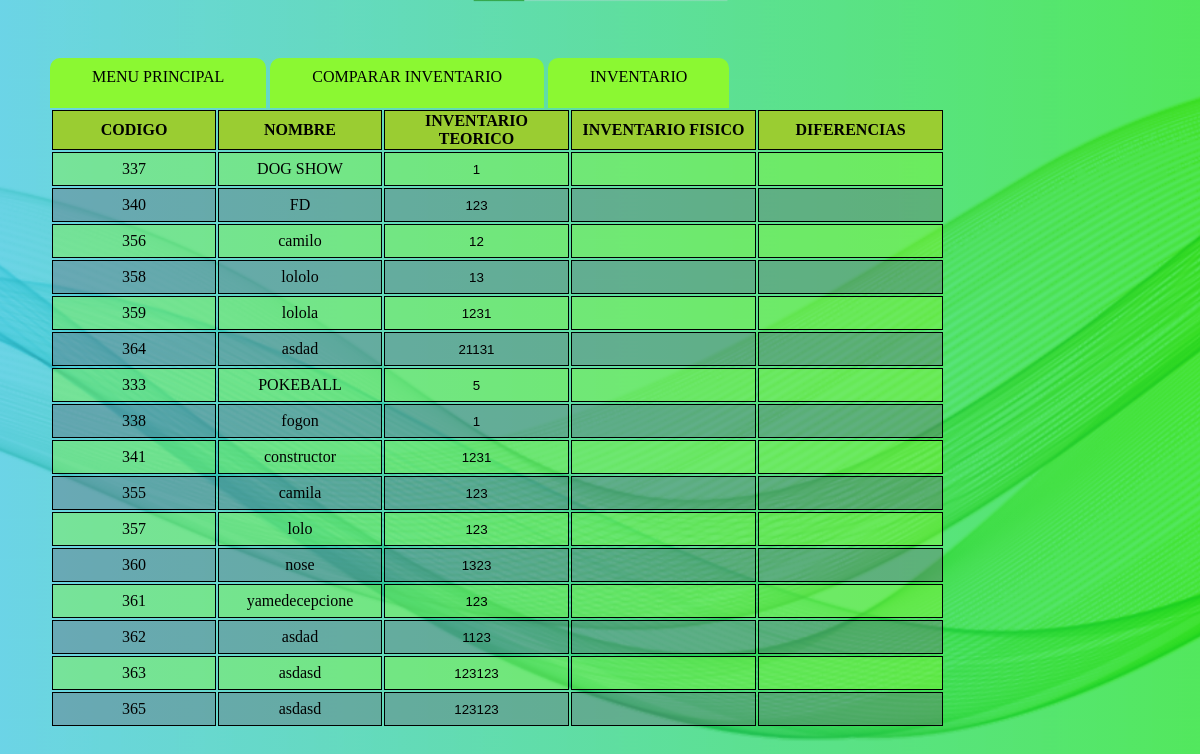
Before: /inventarioComparativo (signed in) with the older database file.
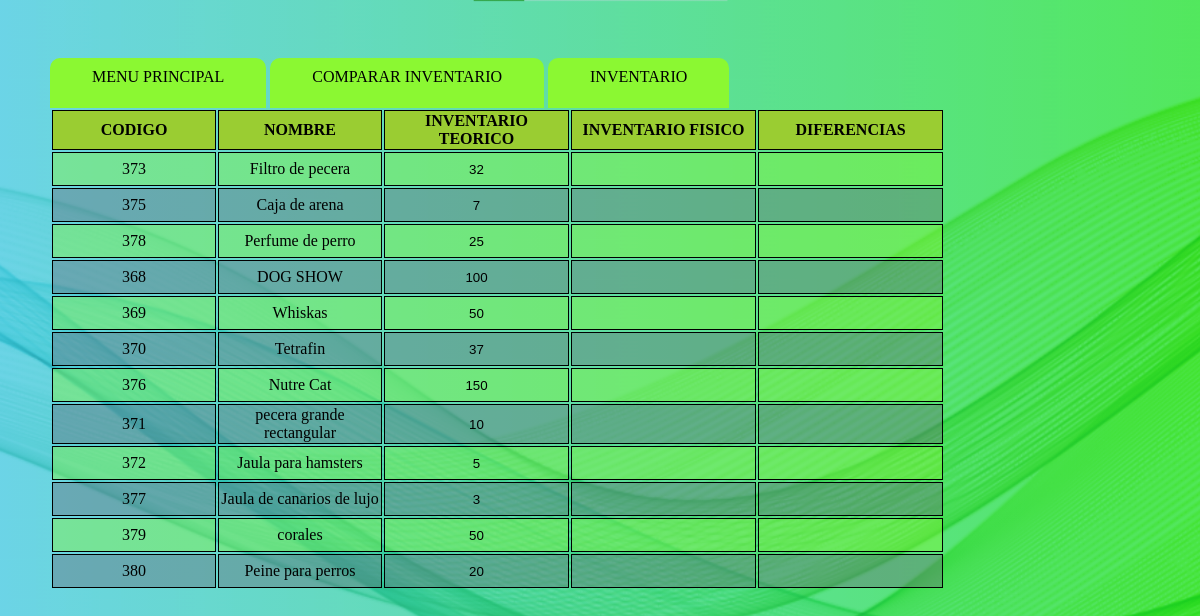
After: the same page with the newer database file.
### tables this page shows
CREATE TABLE IF NOT EXISTS `producto` (
  `Cod_Producto` int(4) NOT NULL AUTO_INCREMENT,
  `Nombre` varchar(100) NOT NULL,
  `Existencia` int(6) NOT NULL,
  `Precio` int(9) NOT NULL,
  `Descripcion` varchar(500) NOT NULL,
  `Imagen` longblob NOT NULL,
  `Cod_Categoria` int(10) NOT NULL,
  `Cod_Grupo` int(10) NOT NULL,
  PRIMARY KEY (`Cod_Producto`),
  KEY `Cod_Categoria` (`Cod_Categoria`),
  KEY `Cod_Grupo` (`Cod_Grupo`)
);

### index.php (called while the page is built, shortened)
<?php
    require_once "controller/producto.controller.php";
    require_once "model/conexion.php";
    require_once "model/dto/producto.dto.php";
    require_once "model/dao/producto.dao.php";
    $objPlantilla = new PlantillaController();
    $objPlantilla -> ctrPlantilla();
?>

### controller/producto.controller.php (called while the page is built, shortened)
<?php
    class ControllerProductos{
        public function ctrConsultarProducto(){
            $lista = false;
            try {
                $objDtoProducto = new Producto();
                $objDaoProducto = new ModeloProducto( $objDtoProducto );
                $lista = $objDaoProducto -> mdlConsultarProducto() -> fetchAll();
            } catch (PDOException $e) {
                echo "Error en el controlador ctrConsultarProducto : ".$e->getMessage();
            }
            return $lista;
        }
    }
?>

### model/dto/producto.dto.php (called while the page is built, shortened)
<?php
    class Producto{
        private $nombre;
        private $grupo;
        private $categoria;
        private $precio;
        private $descripcion;
        private $cantidad;
        private $imagen;
        private $codigo;
        public function getNombre(){
            return $this -> nombre;
        }
        public function getGrupo(){
            return $this -> grupo;
        }
        public function getCategoria(){
            return $this -> categoria;
        }
        public function getPrecio(){
            return $this -> precio;
        }
        public function getDescripcion(){
            return $this -> descripcion;
        }
        public function getCantidad(){
            return $this -> cantidad;
        }
        public function getImagen(){
            return $this -> imagen;
        }
        public function getCodigo(){
            return $this -> codigo;
        }
    }
?>

### model/conexion.php (called while the page is built, shortened)
<?php
    class Conexion{
        private $usuario;
        private $clave;
        private $url;
        private $charSet;
        private $con;
        public function __construct(){
            $this -> host = "localhost";
            $this -> driver = "mysql";
            $this -> usuario = "root";
            $this -> clave = "";
            $this -> base = "invpriv";
            $this -> url = $this -> driver.":host=".
            $this -> host.";dbname=". $this -> base;
            $this -> charSet = "UTF8";
            $this -> con=NULL;
        }
        public function conexion(){
            try{
                $this -> con = new PDO($this->url, $this->usuario, $this->clave);
                $this -> con -> setAttribute(PDO::ATTR_DEFAULT_FETCH_MODE, PDO::FETCH_ASSOC);
                $this -> con -> exec('SET CHARACTER SET '.$this->charSet);
            }catch(PDOException $e){
                echo "Error al conectar".$e->getMessage();
            }
            return $this -> con;
        }
    }
?>

### model/dao/producto.dao.php (called while the page is built, shortened)
<?php
    class ModeloProducto{
        public function mdlConsultarProducto(){
            $sql = "CALL SpMostrarProducto()";
            try {
                $con = new Conexion();
                $stmt = $con -> conexion() -> prepare($sql);
                $stmt -> execute();
                $resulset = $stmt;
            } catch (PDOException $e) {
                echo "Error en el modelo SpMostrarProducto " . $e -> getMessage();
            }
            return $resulset;
        }
    }
?>

### view/module/inventarioComparativo.php (the view, shortened to what the changed rows need)
<!DOCTYPE html>
<html lang="es">
    <head>
        <link rel="stylesheet" href="view/css/sweetalert2.min.css">
        <link rel="stylesheet" href="https://cdnjs.cloudflare.com/ajax/libs/font-awesome/6.0.0-beta2/css/all.min.css">
        <link rel="stylesheet" href="view/css/FondoInterfazes.css">
        <link rel="stylesheet" href="view/css/menuProducto.css">
        <link rel="stylesheet" href="view/css/inventario.css">
    </head>
    <body class="interfazGeneral">
        <div>
            <div>
                <table>
                    <thead>
                        <tr>
                            <th>CODIGO</th>
                            <th>NOMBRE</th>
                            <th>INVENTARIO TEORICO</th>
                            <th>INVENTARIO FISICO</th>
                            <th>DIFERENCIAS</th>
                        </tr>
                    </thead>
                    <tbody>
                        <?php
                        $objCtrProducto = new ControllerProductos();
                        $listaProducto = $objCtrProducto->ctrConsultarProducto();
                        foreach ($listaProducto as $dato) {
                            echo '
                                <tr>
                                    <td>' . $dato['Cod_Producto'] . '</td>
                                    <td>' . $dato['Nombre'] . '</td>
                                    <td><input type="text" name="" class="campoNum" oninput="calcular()" id="unidadesTeoricas" value="' . $dato['Existencia'] . '" readonly="true"></td>
                                    <td><input type="text" name="" class="campoNum" oninput="clonar()" id="unidadesFisicas" ></td>
                                    <td><input type="text" name="" class="campoNum" id="diferencia" readonly="true"></td>
                                </tr>
                            ';
                        }
                        ?>
                    </tbody>
                </table>
            </div>
        </div>
    </body>
</html>

Changed rows visible on the page:
removed producto: Cod_Producto "337", Nombre "DOG SHOW", Existencia "1"
removed producto: Cod_Producto "340", Nombre "FD", Existencia "123"
removed producto: Cod_Producto "356", Nombre "camilo", Existencia "12"
removed producto: Cod_Producto "358", Nombre "lololo", Existencia "13"
removed producto: Cod_Producto "359", Nombre "lolola", Existencia "1231"
removed producto: Cod_Producto "364", Nombre "asdad", Existencia "21131"
removed producto: Cod_Producto "333", Nombre "POKEBALL", Existencia "5"
removed producto: Cod_Producto "338", Nombre "fogon", Existencia "1"
removed producto: Cod_Producto "341", Nombre "constructor", Existencia "1231"
removed producto: Cod_Producto "355", Nombre "camila", Existencia "123"
removed producto: Cod_Producto "357", Nombre "lolo", Existencia "123"
removed producto: Cod_Producto "360", Nombre "nose", Existencia "1323"
removed producto: Cod_Producto "361", Nombre "yamedecepcione", Existencia "123"
removed producto: Cod_Producto "362", Nombre "asdad", Existencia "1123"
removed producto: Cod_Producto "363", Nombre "asdasd", Existencia "123123"
removed producto: Cod_Producto "365", Nombre "asdasd", Existencia "123123"
added producto: Cod_Producto "373", Nombre "Filtro de pecera", Existencia "32"
added producto: Cod_Producto "375", Nombre "Caja de arena", Existencia "7"
added producto: Cod_Producto "378", Nombre "Perfume de perro", Existencia "25"
added producto: Cod_Producto "368", Nombre "DOG SHOW", Existencia "100"
added producto: Cod_Producto "369", Nombre "Whiskas", Existencia "50"
added producto: Cod_Producto "370", Nombre "Tetrafin", Existencia "37"
added producto: Cod_Producto "376", Nombre "Nutre Cat", Existencia "150"
added producto: Cod_Producto "371", Nombre "pecera grande rectangular", Existencia "10"
added producto: Cod_Producto "372", Nombre "Jaula para hamsters", Existencia "5"
added producto: Cod_Producto "377", Nombre "Jaula de canarios de lujo", Existencia "3"
added producto: Cod_Producto "379", Nombre "corales", Existencia "50"
added producto: Cod_Producto "380", Nombre "Peine para perros", Existencia "20"
